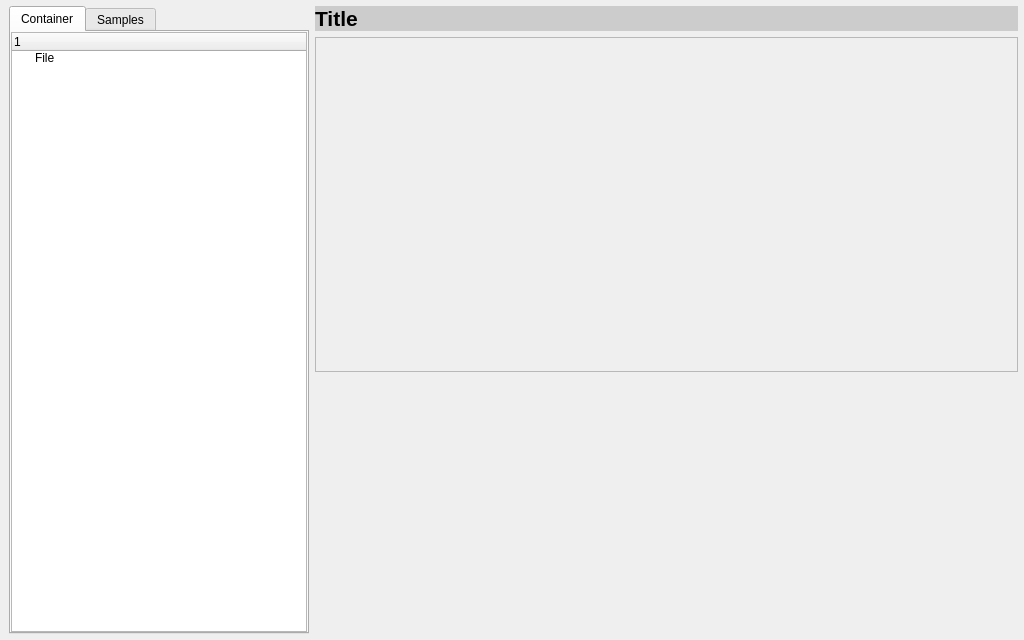
<?xml version="1.0" encoding="UTF-8"?>
<ui version="4.0">
 <class>ContainerExplorer</class>
 <widget class="QMainWindow" name="ContainerExplorer">
  <property name="geometry">
   <rect>
    <x>0</x>
    <y>0</y>
    <width>1024</width>
    <height>640</height>
   </rect>
  </property>
  <property name="windowTitle">
   <string>Container Explorer: </string>
  </property>
  <property name="windowIcon">
   <iconset resource="../resources/resources.qrc">
    <normaloff>:/icons/icons/shotwell.svg</normaloff>:/icons/icons/shotwell.svg</iconset>
  </property>
  <widget class="QWidget" name="centralwidget">
   <layout class="QHBoxLayout" name="horizontalLayout">
    <property name="topMargin">
     <number>6</number>
    </property>
    <property name="rightMargin">
     <number>6</number>
    </property>
    <property name="bottomMargin">
     <number>6</number>
    </property>
    <item>
     <widget class="QTabWidget" name="tabWidget">
      <property name="minimumSize">
       <size>
        <width>256</width>
        <height>0</height>
       </size>
      </property>
      <property name="maximumSize">
       <size>
        <width>300</width>
        <height>16777215</height>
       </size>
      </property>
      <property name="currentIndex">
       <number>0</number>
      </property>
      <widget class="QWidget" name="tabContainer">
       <attribute name="title">
        <string>Container</string>
       </attribute>
       <layout class="QGridLayout" name="gridLayout_2">
        <property name="leftMargin">
         <number>0</number>
        </property>
        <property name="topMargin">
         <number>0</number>
        </property>
        <property name="rightMargin">
         <number>0</number>
        </property>
        <property name="bottomMargin">
         <number>0</number>
        </property>
        <property name="spacing">
         <number>0</number>
        </property>
        <item row="0" column="0">
         <widget class="QTreeWidget" name="treeWidget">
          <column>
           <property name="text">
            <string/>
           </property>
          </column>
          <item>
           <property name="text">
            <string>File</string>
           </property>
          </item>
         </widget>
        </item>
       </layout>
      </widget>
      <widget class="QWidget" name="tabSamples">
       <attribute name="title">
        <string>Samples</string>
       </attribute>
       <layout class="QGridLayout" name="gridLayout">
        <property name="leftMargin">
         <number>0</number>
        </property>
        <property name="topMargin">
         <number>0</number>
        </property>
        <property name="rightMargin">
         <number>0</number>
        </property>
        <property name="bottomMargin">
         <number>0</number>
        </property>
        <property name="verticalSpacing">
         <number>0</number>
        </property>
        <item row="1" column="0">
         <widget class="QListWidget" name="listWidget"/>
        </item>
        <item row="0" column="0">
         <widget class="QTabWidget" name="tabWidget_tracks">
          <property name="sizePolicy">
           <sizepolicy hsizetype="Expanding" vsizetype="Minimum">
            <horstretch>0</horstretch>
            <verstretch>0</verstretch>
           </sizepolicy>
          </property>
          <property name="currentIndex">
           <number>0</number>
          </property>
          <property name="documentMode">
           <bool>true</bool>
          </property>
          <widget class="QWidget" name="tab">
           <attribute name="title">
            <string>Track #</string>
           </attribute>
          </widget>
         </widget>
        </item>
       </layout>
      </widget>
     </widget>
    </item>
    <item>
     <layout class="QVBoxLayout" name="verticalLayout">
      <item>
       <widget class="QLabel" name="labelTitle">
        <property name="maximumSize">
         <size>
          <width>16777215</width>
          <height>36</height>
         </size>
        </property>
        <property name="font">
         <font>
          <pointsize>16</pointsize>
          <weight>75</weight>
          <bold>true</bold>
         </font>
        </property>
        <property name="styleSheet">
         <string notr="true">background-color: rgb(204, 204, 204);</string>
        </property>
        <property name="text">
         <string>Title</string>
        </property>
        <property name="margin">
         <number>4</number>
        </property>
       </widget>
      </item>
      <item>
       <widget class="QScrollArea" name="scrollArea_2">
        <property name="minimumSize">
         <size>
          <width>0</width>
          <height>256</height>
         </size>
        </property>
        <property name="horizontalScrollBarPolicy">
         <enum>Qt::ScrollBarAlwaysOff</enum>
        </property>
        <property name="widgetResizable">
         <bool>true</bool>
        </property>
        <widget class="QWidget" name="scrollAreaWidgetContents_2">
         <property name="geometry">
          <rect>
           <x>0</x>
           <y>0</y>
           <width>697</width>
           <height>318</height>
          </rect>
         </property>
         <layout class="QGridLayout" name="gridLayout_3">
          <property name="leftMargin">
           <number>0</number>
          </property>
          <property name="rightMargin">
           <number>0</number>
          </property>
          <item row="1" column="0">
           <layout class="QGridLayout" name="gridLayout_content"/>
          </item>
          <item row="3" column="0">
           <spacer name="verticalSpacer">
            <property name="orientation">
             <enum>Qt::Vertical</enum>
            </property>
            <property name="sizeHint" stdset="0">
             <size>
              <width>20</width>
              <height>0</height>
             </size>
            </property>
           </spacer>
          </item>
          <item row="2" column="0">
           <layout class="QGridLayout" name="gridLayout_header"/>
          </item>
         </layout>
        </widget>
       </widget>
      </item>
      <item>
       <widget class="QHexEdit" name="widget_hex" native="true">
        <property name="minimumSize">
         <size>
          <width>512</width>
          <height>256</height>
         </size>
        </property>
        <property name="maximumSize">
         <size>
          <width>16777215</width>
          <height>512</height>
         </size>
        </property>
       </widget>
      </item>
     </layout>
    </item>
   </layout>
  </widget>
 </widget>
 <customwidgets>
  <customwidget>
   <class>QHexEdit</class>
   <extends>QWidget</extends>
   <header>../src/thirdparty/qhexedit2/qhexedit.h</header>
   <container>1</container>
  </customwidget>
 </customwidgets>
 <resources>
  <include location="../resources/resources.qrc"/>
 </resources>
 <connections/>
</ui>
